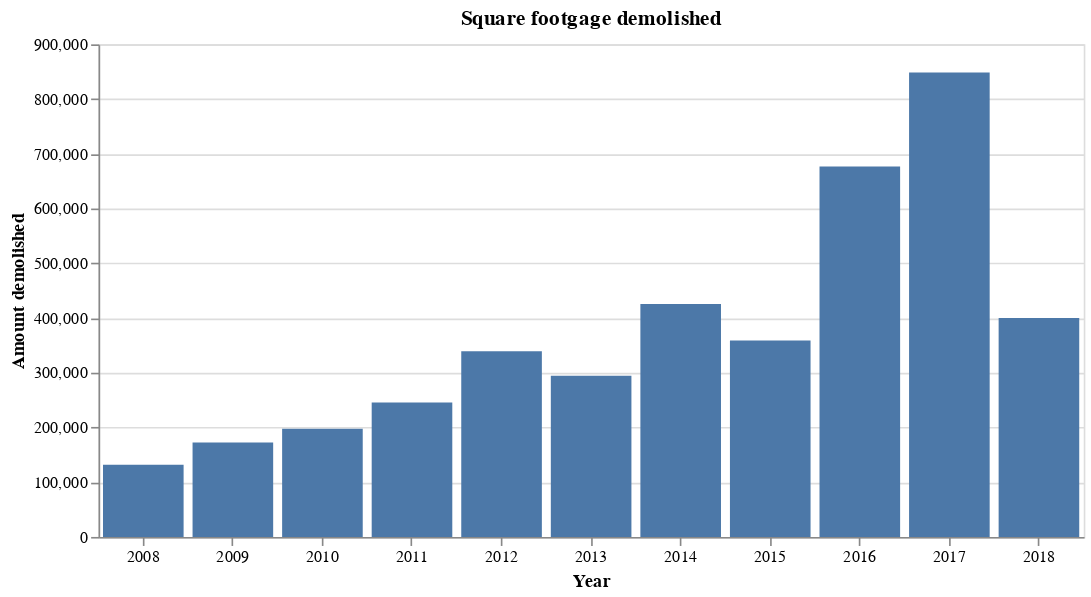

Notebook cell for this chart:
### Code cell
alt.Chart(demos_spft.reset_index(), title="Square footgage demolished").mark_bar().encode(
    x=alt.X("Year:O", axis=alt.Axis(title="Year", labelAngle=0)),
    y=alt.Y("SqFt:Q", axis=alt.Axis(title="Amount demolished")),
).properties(width=600)

### Figure 1 — Vega-Lite specification as saved in the notebook (floating-point values rounded to 4 significant figures)
{"$schema": "https://vega.github.io/schema/vega-lite/v2.4.1.json", "config": {"view": {"height": 300, "width": 400}}, "data": {"values": [{"SqFt": 131987, "Year": "2008", "index": 0}, {"SqFt": 172399, "Year": "2009", "index": 1}, {"SqFt": 197725, "Year": "2010", "index": 2}, {"SqFt": 245702, "Year": "2011", "index": 3}, {"SqFt": 339043, "Year": "2012", "index": 4}, {"SqFt": 294329, "Year": "2013", "index": 5}, {"SqFt": 425708, "Year": "2014", "index": 6}, {"SqFt": 358905, "Year": "2015", "index": 7}, {"SqFt": 676745, "Year": "2016", "index": 8}, {"SqFt": 848763, "Year": "2017", "index": 9}, {"SqFt": 400128, "Year": "2018", "index": 10}]}, "encoding": {"x": {"axis": {"labelAngle": 0, "title": "Year"}, "field": "Year", "type": "ordinal"}, "y": {"axis": {"title": "Amount demolished"}, "field": "SqFt", "type": "quantitative"}}, "mark": "bar", "title": "Square footgage demolished", "width": 600}
